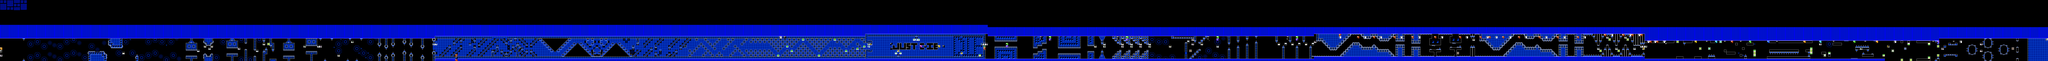

Rendered tile map (Tiled .tmx) drawn with the repository's tilesets; below, a short description and the map source with its tile grids summarised:
An orthogonal 904x27 tile map with 16x16 px tiles, 2 tile layers (SP, ...), 2 tilesets, 2 image layers.

<map version="1.10" tiledversion="1.11.2" orientation="orthogonal" renderorder="right-down" width="904" height="27" tilewidth="16" tileheight="16" infinite="0" nextlayerid="5" nextobjectid="1">
 <editorsettings>
  <chunksize width="16" height="27" />
  <export target="../LEVELS/LEVEL DATA/stalemate.csv" format="csv" />
 </editorsettings>
 <tileset firstgid="1" name="famidash" tilewidth="16" tileheight="16" tilecount="256" columns="16">
  <image source="../../../GRAPHICS/famidash.bmp" width="256" height="256" />
 </tileset>
 <tileset firstgid="257" name="sprites" tilewidth="16" tileheight="16" tilecount="256" columns="16">
  <image source="../../../GRAPHICS/sprites.png" width="256" height="256" />
 </tileset>
 <imagelayer id="3" name="Image Layer 1" parallaxx="0.9" parallaxy="0.9" repeatx="1" repeaty="1">
  <image source="../../../GRAPHICS/Old/parallax Blue.bmp" width="144" height="72" />
 </imagelayer>
 <imagelayer id="4" name="Image Layer 2" offsetx="0" offsety="432" repeatx="1">
  <image source="../../../GRAPHICS/ground.bmp" width="64" height="128" />
 </imagelayer>
 <layer id="1" width="904" height="27">
  <data>[24408 cells, 24408 non-empty, 111 distinct tile ids]</data>
 </layer>
 <layer id="2" name="SP" width="904" height="27">
  <data>[24408 cells, 205 non-empty, 45 distinct tile ids]</data>
 </layer>
</map>
